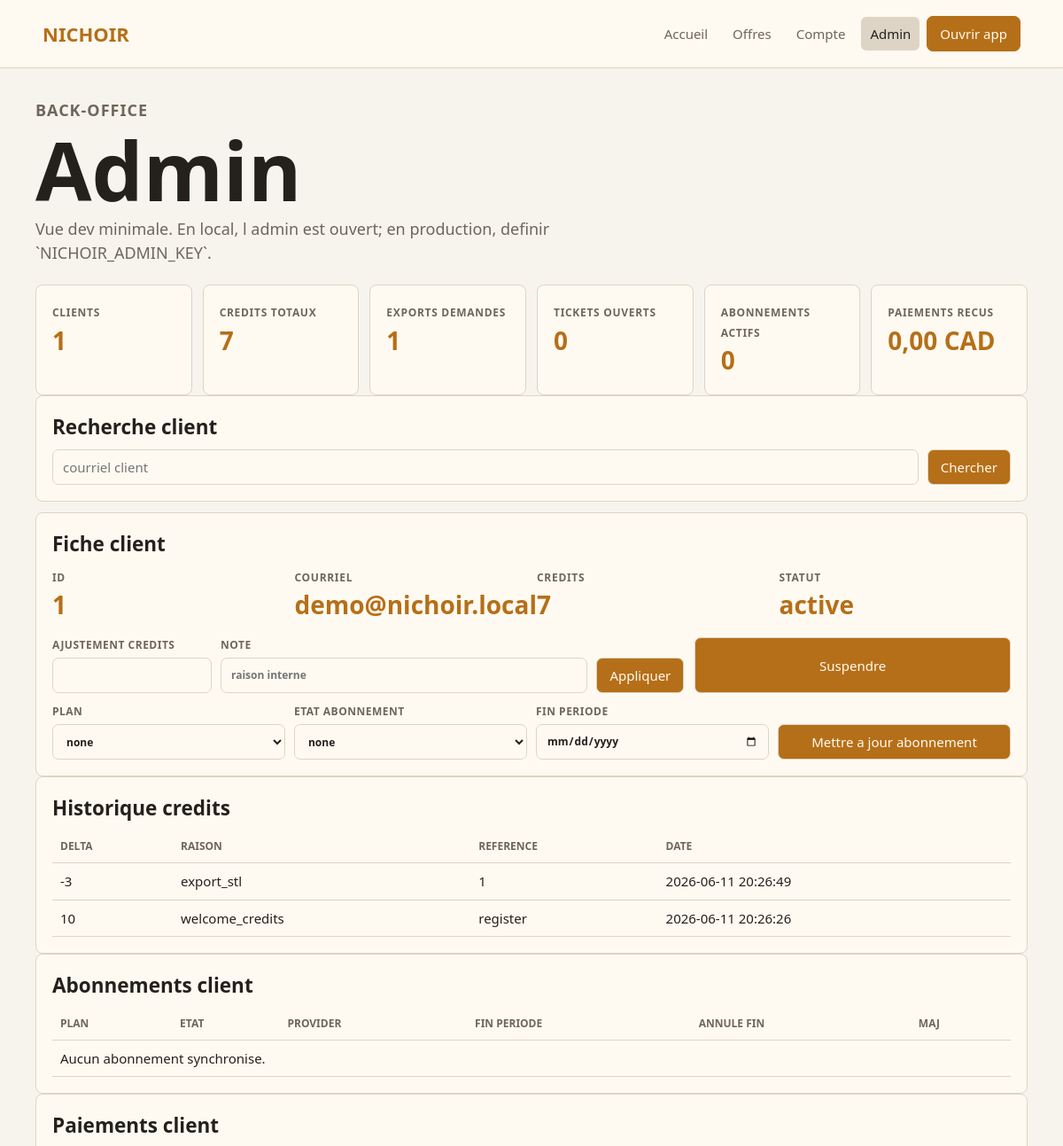
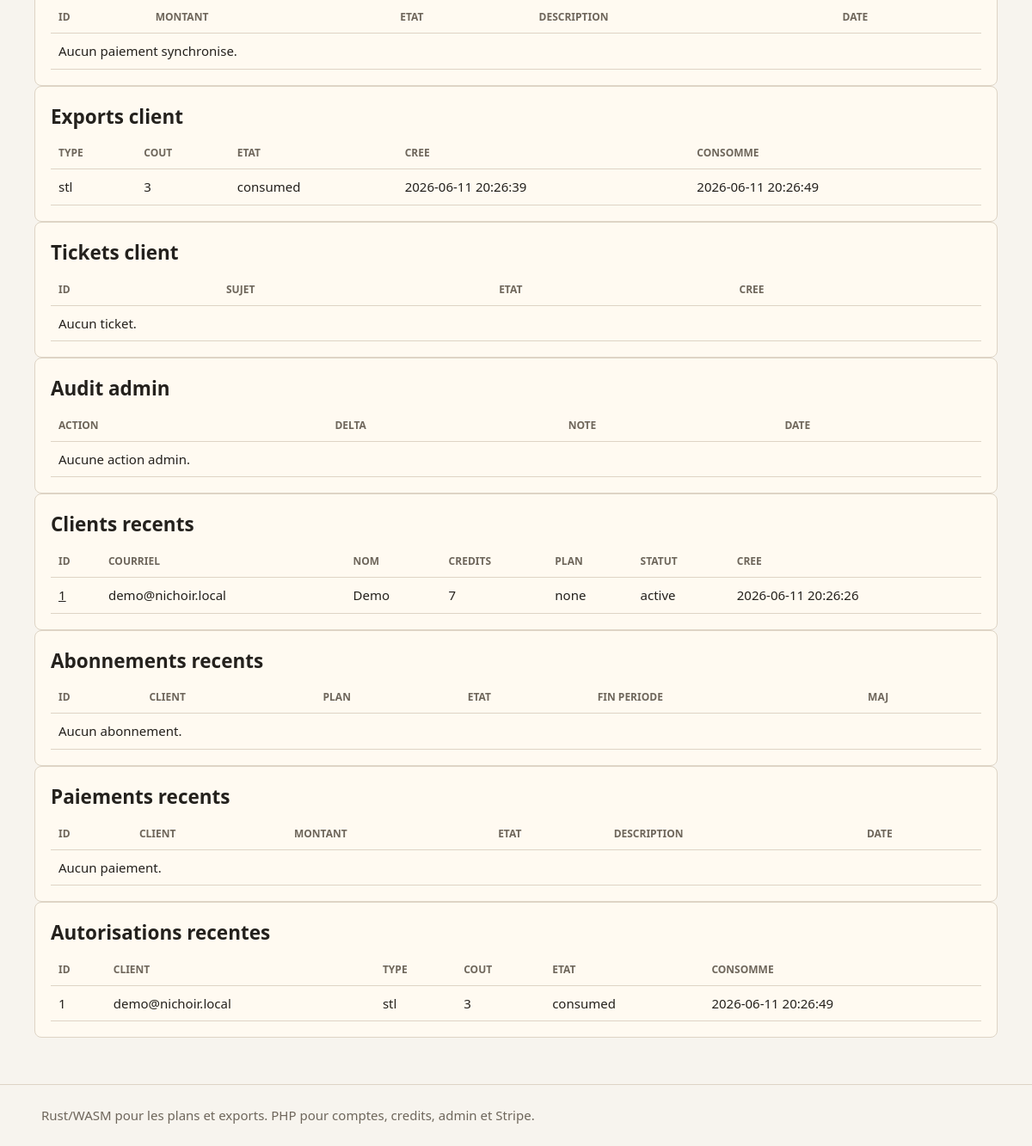
/admin?user_id=1, run on the app's committed database (2 pictures, top to bottom).
### tables this page shows
CREATE TABLE users (
  id INTEGER PRIMARY KEY AUTOINCREMENT,
  email TEXT NOT NULL UNIQUE,
  password_hash TEXT NOT NULL,
  display_name TEXT NOT NULL DEFAULT '',
  credits INTEGER NOT NULL DEFAULT 10,
  subscription_status TEXT NOT NULL DEFAULT 'none',
  created_at TEXT NOT NULL DEFAULT CURRENT_TIMESTAMP
, status TEXT NOT NULL DEFAULT 'active');

CREATE TABLE credit_ledger (
  id INTEGER PRIMARY KEY AUTOINCREMENT,
  user_id INTEGER NOT NULL,
  delta INTEGER NOT NULL,
  reason TEXT NOT NULL,
  reference TEXT NOT NULL DEFAULT '',
  created_at TEXT NOT NULL DEFAULT CURRENT_TIMESTAMP,
  FOREIGN KEY (user_id) REFERENCES users(id) ON DELETE CASCADE
);

CREATE TABLE export_authorizations (
  id INTEGER PRIMARY KEY AUTOINCREMENT,
  user_id INTEGER NOT NULL,
  export_type TEXT NOT NULL,
  credit_cost INTEGER NOT NULL,
  auth_token_hash TEXT NOT NULL UNIQUE,
  status TEXT NOT NULL DEFAULT 'authorized',
  expires_at TEXT NOT NULL,
  created_at TEXT NOT NULL DEFAULT CURRENT_TIMESTAMP,
  consumed_at TEXT,
  FOREIGN KEY (user_id) REFERENCES users(id) ON DELETE CASCADE
);

### src/pages.php (the view, shortened to what this page needs)
<?php
function h(string $value): string
{
    return htmlspecialchars($value, ENT_QUOTES | ENT_SUBSTITUTE, 'UTF-8');
}
function dev_app_url(): string
{
    $host = $_SERVER['HTTP_HOST'] ?? '';
    return '/app/index.html';
}
function money_cents(int $amountCents, string $currency): string
{
    $amount = number_format($amountCents / 100, 2, ',', ' ');
    return $amount . ' ' . strtoupper($currency);
}
function page_response(string $title, string $body, string $active = '', int $status = 200): void
{
    $appUrl = h(dev_app_url());
    $nav = [
        '/' => 'Accueil',
        '/pricing' => 'Offres',
        '/account' => 'Compte',
        '/admin' => 'Admin',
    ];
    echo '<!doctype html><html lang="fr"><head><meta charset="utf-8">';
    echo '<style>';
    echo file_get_contents(__DIR__ . '/../public/site.css') ?: '';
    echo '</style></head><body>';
    echo '<header class="site-header"><a class="brand" href="/">Nichoir</a><nav>';
    foreach ($nav as $href => $label) {
        $class = $active === $href ? ' class="active"' : '';
        echo '<a' . $class . ' href="' . h($href) . '">' . h($label) . '</a>';
    }
    echo '<a class="button-link" href="' . $appUrl . '">Ouvrir app</a>';
    echo '</nav></header>';
    echo '<main>' . $body . '</main>';
    echo '<footer>Rust/WASM pour les plans et exports. PHP pour comptes, credits, admin et Stripe.</footer>';
    echo '</body></html>';
}
function admin_summary(): array
{
    $pdo = db();
    return [
        'users' => (int) $pdo->query('SELECT COUNT(*) FROM users')->fetchColumn(),
        'credits' => (int) $pdo->query('SELECT COALESCE(SUM(credits), 0) FROM users')->fetchColumn(),
        'exports' => (int) $pdo->query('SELECT COUNT(*) FROM export_authorizations')->fetchColumn(),
        'tickets' => (int) $pdo->query('SELECT COUNT(*) FROM tickets WHERE status = "open"')->fetchColumn(),
        'subscriptions' => (int) $pdo->query('SELECT COUNT(*) FROM subscriptions WHERE status = "active"')->fetchColumn(),
        'payments' => (int) $pdo->query('SELECT COALESCE(SUM(amount_cents), 0) FROM payments WHERE status IN ("paid", "succeeded")')->fetchColumn(),
    ];
}
function admin_key_query(): string
{
    $key = trim((string) ($_GET['key'] ?? ''));
    return $key === '' ? '' : '&key=' . rawurlencode($key);
}
function admin_key_input(): string
{
    $key = trim((string) ($_GET['key'] ?? ($_POST['key'] ?? '')));
    return $key === '' ? '' : '<input type="hidden" name="key" value="' . h($key) . '">';
}
function selected_admin_user(PDO $pdo): ?array
{
    $userId = (int) ($_GET['user_id'] ?? 0);
    if ($userId > 0) {
        $stmt = $pdo->prepare('SELECT * FROM users WHERE id = ?');
        $stmt->execute([$userId]);
        $user = $stmt->fetch();
        return is_array($user) ? $user : null;
    }
    return null;
}
function render_client_detail(PDO $pdo, ?array $user): string
{
    $userId = (int) $user['id'];
    $ledger = $pdo->prepare('SELECT delta, reason, reference, created_at FROM credit_ledger WHERE user_id = ? ORDER BY id DESC LIMIT 20');
    $ledger->execute([$userId]);
    $exports = $pdo->prepare('SELECT export_type, credit_cost, status, created_at, consumed_at FROM export_authorizations WHERE user_id = ? ORDER BY id DESC LIMIT 20');
    $exports->execute([$userId]);
    $subscriptions = $pdo->prepare('SELECT plan, status, provider, current_period_end, cancel_at_period_end, updated_at FROM subscriptions WHERE user_id = ? ORDER BY id DESC LIMIT 5');
    $subscriptions->execute([$userId]);
    $ledgerRows = '';
    foreach ($ledger->fetchAll() as $row) {
        $ledgerRows .= '<tr><td>' . (int) $row['delta'] . '</td><td>' . h((string) $row['reason']) . '</td><td>' . h((string) $row['reference']) . '</td><td>' . h((string) $row['created_at']) . '</td></tr>';
    }
    $ledgerRows = $ledgerRows ?: '<tr><td colspan="4">Aucune entree.</td></tr>';
    $exportRows = '';
    foreach ($exports->fetchAll() as $row) {
        $exportRows .= '<tr><td>' . h((string) $row['export_type']) . '</td><td>' . (int) $row['credit_cost'] . '</td><td>' . h((string) $row['status']) . '</td><td>' . h((string) $row['created_at']) . '</td><td>' . h((string) ($row['consumed_at'] ?: '-')) . '</td></tr>';
    }
    $exportRows = $exportRows ?: '<tr><td colspan="5">Aucun export.</td></tr>';
    $ticketRows = '';
    $ticketRows = $ticketRows ?: '<tr><td colspan="4">Aucun ticket.</td></tr>';
    $subscriptionItems = $subscriptions->fetchAll();
    $latestSubscription = $subscriptionItems[0] ?? [
        'plan' => 'none',
        'status' => (string) ($user['subscription_status'] ?? 'none'),
        'current_period_end' => '',
    ];
    $subscriptionRows = '';
    $subscriptionRows = $subscriptionRows ?: '<tr><td colspan="6">Aucun abonnement synchronise.</td></tr>';
    $paymentRows = '';
    $paymentRows = $paymentRows ?: '<tr><td colspan="5">Aucun paiement synchronise.</td></tr>';
    $auditRows = '';
    $auditRows = $auditRows ?: '<tr><td colspan="4">Aucune action admin.</td></tr>';
    $status = (string) ($user['status'] ?? 'active');
    $nextStatus = $status === 'active' ? 'suspended' : 'active';
    $nextLabel = $nextStatus === 'active' ? 'Reactiver' : 'Suspendre';
    $planOptions = '';
    foreach (['none', 'credits', 'atelier', 'pro'] as $option) {
        $selected = (string) $latestSubscription['plan'] === $option ? ' selected' : '';
        $planOptions .= '<option value="' . h($option) . '"' . $selected . '>' . h($option) . '</option>';
    }
    $subscriptionStatusOptions = '';
    foreach (['none', 'active', 'past_due', 'canceled'] as $option) {
        $selected = (string) $latestSubscription['status'] === $option ? ' selected' : '';
        $subscriptionStatusOptions .= '<option value="' . h($option) . '"' . $selected . '>' . h($option) . '</option>';
    }
    $periodValue = h(substr((string) ($latestSubscription['current_period_end'] ?? ''), 0, 10));
    return '
      <section class="panel client-detail">
        <h2>Fiche client</h2>
        <div class="client-summary">
          <div class="stat"><span>ID</span><strong>' . $userId . '</strong></div>
          <div class="stat"><span>Courriel</span><strong>' . h((string) $user['email']) . '</strong></div>
          <div class="stat"><span>Credits</span><strong>' . (int) $user['credits'] . '</strong></div>
          <div class="stat"><span>Statut</span><strong>' . h($status) . '</strong></div>
        </div>
        <div class="admin-actions">
          <form method="post" action="/admin">
            ' . admin_key_input() . '
            <input type="hidden" name="user_id" value="' . $userId . '">
            <label><span>Ajustement credits</span><input type="number" name="delta" step="1" required></label>
            <label><span>Note</span><input type="text" name="note" placeholder="raison interne"></label>
            <button type="submit">Appliquer</button>
          </form>
          <form method="post" action="/admin">
            ' . admin_key_input() . '
            <input type="hidden" name="user_id" value="' . $userId . '">
            <input type="hidden" name="status" value="' . h($nextStatus) . '">
            <button type="submit">' . h($nextLabel) . '</button>
          </form>
          <form method="post" action="/admin">
            ' . admin_key_input() . '
            <input type="hidden" name="user_id" value="' . $userId . '">
            <label><span>Plan</span><select name="plan">' . $planOptions . '</select></label>
            <label><span>Etat abonnement</span><select name="subscription_status">' . $subscriptionStatusOptions . '</select></label>
            <label><span>Fin periode</span><input type="date" name="current_period_end" value="' . $periodValue . '"></label>
            <button type="submit">Mettre a jour abonnement</button>
          </form>
        </div>
      </section>
      <section class="panel"><h2>Historique credits</h2><div class="table-wrap"><table><thead><tr><th>Delta</th><th>Raison</th><th>Reference</th><th>Date</th></tr></thead><tbody>' . $ledgerRows . '</tbody></table></div></section>
      <section class="panel"><h2>Abonnements client</h2><div class="table-wrap"><table><thead><tr><th>Plan</th><th>Etat</th><th>Provider</th><th>Fin periode</th><th>Annule fin</th><th>MAJ</th></tr></thead><tbody>' . $subscriptionRows . '</tbody></table></div></section>
      <section class="panel"><h2>Paiements client</h2><div class="table-wrap"><table><thead><tr><th>ID</th><th>Montant</th><th>Etat</th><th>Description</th><th>Date</th></tr></thead><tbody>' . $paymentRows . '</tbody></table></div></section>
      <section class="panel"><h2>Exports client</h2><div class="table-wrap"><table><thead><tr><th>Type</th><th>Cout</th><th>Etat</th><th>Cree</th><th>Consomme</th></tr></thead><tbody>' . $exportRows . '</tbody></table></div></section>
      <section class="panel"><h2>Tickets client</h2><div class="table-wrap"><table><thead><tr><th>ID</th><th>Sujet</th><th>Etat</th><th>Cree</th></tr></thead><tbody>' . $ticketRows . '</tbody></table></div></section>
      <section class="panel"><h2>Audit admin</h2><div class="table-wrap"><table><thead><tr><th>Action</th><th>Delta</th><th>Note</th><th>Date</th></tr></thead><tbody>' . $auditRows . '</tbody></table></div></section>
    ';
}
function render_admin_page(): void
{
    $pdo = db();
    $summary = admin_summary();
    $selected = selected_admin_user($pdo);
    $notice = trim((string) ($_GET['notice'] ?? ''));
    $users = $pdo->query('SELECT id, email, display_name, credits, subscription_status, status, created_at FROM users ORDER BY id DESC LIMIT 20')->fetchAll();
    $exports = $pdo->query('SELECT export_authorizations.id, users.email, export_type, credit_cost, export_authorizations.status AS export_status, export_authorizations.created_at, consumed_at FROM export_authorizations JOIN users ON users.id = export_authorizations.user_id ORDER BY export_authorizations.id DESC LIMIT 20')->fetchAll();
    $userRows = '';
    foreach ($users as $user) {
        $href = '/admin?user_id=' . (int) $user['id'] . admin_key_query();
        $userRows .= '<tr><td><a href="' . h($href) . '">' . (int) $user['id'] . '</a></td><td>' . h((string) $user['email']) . '</td><td>' . h((string) $user['display_name']) . '</td><td>' . (int) $user['credits'] . '</td><td>' . h((string) $user['subscription_status']) . '</td><td>' . h((string) ($user['status'] ?? 'active')) . '</td><td>' . h((string) $user['created_at']) . '</td></tr>';
    }
    $exportRows = '';
    foreach ($exports as $export) {
        $exportRows .= '<tr><td>' . (int) $export['id'] . '</td><td>' . h((string) $export['email']) . '</td><td>' . h((string) $export['export_type']) . '</td><td>' . (int) $export['credit_cost'] . '</td><td>' . h((string) $export['export_status']) . '</td><td>' . h((string) ($export['consumed_at'] ?: '-')) . '</td></tr>';
    }
    $subscriptionRows = '';
    if ($subscriptionRows === '') {
        $subscriptionRows = '<tr><td colspan="6">Aucun abonnement.</td></tr>';
    }
    $paymentRows = '';
    if ($paymentRows === '') {
        $paymentRows = '<tr><td colspan="6">Aucun paiement.</td></tr>';
    }
    page_response('Admin', '
      <section class="page-title">
        <p class="eyebrow">Back-office</p>
        <h1>Admin</h1>
        <p>Vue dev minimale. En local, l admin est ouvert; en production, definir `NICHOIR_ADMIN_KEY`.</p>
      </section>
      ' . ($notice !== '' ? '<p class="notice">' . h($notice) . '</p>' : '') . '
      <section class="metrics">
        <div><span>Clients</span><strong>' . $summary['users'] . '</strong></div>
        <div><span>Credits totaux</span><strong>' . $summary['credits'] . '</strong></div>
        <div><span>Exports demandes</span><strong>' . $summary['exports'] . '</strong></div>
        <div><span>Tickets ouverts</span><strong>' . $summary['tickets'] . '</strong></div>
        <div><span>Abonnements actifs</span><strong>' . $summary['subscriptions'] . '</strong></div>
        <div><span>Paiements recus</span><strong>' . h(money_cents((int) $summary['payments'], 'cad')) . '</strong></div>
      </section>
      <section class="panel admin-search"><h2>Recherche client</h2><form method="get" action="/admin">' . admin_key_input() . '<input type="search" name="q" value="' . h((string) ($_GET['q'] ?? '')) . '" placeholder="courriel client"><button type="submit">Chercher</button></form></section>
      ' . render_client_detail($pdo, $selected) . '
      <section class="panel"><h2>Clients recents</h2><div class="table-wrap"><table><thead><tr><th>ID</th><th>Courriel</th><th>Nom</th><th>Credits</th><th>Plan</th><th>Statut</th><th>Cree</th></tr></thead><tbody>' . $userRows . '</tbody></table></div></section>
      <section class="panel"><h2>Abonnements recents</h2><div class="table-wrap"><table><thead><tr><th>ID</th><th>Client</th><th>Plan</th><th>Etat</th><th>Fin periode</th><th>MAJ</th></tr></thead><tbody>' . $subscriptionRows . '</tbody></table></div></section>
      <section class="panel"><h2>Paiements recents</h2><div class="table-wrap"><table><thead><tr><th>ID</th><th>Client</th><th>Montant</th><th>Etat</th><th>Description</th><th>Date</th></tr></thead><tbody>' . $paymentRows . '</tbody></table></div></section>
      <section class="panel"><h2>Autorisations recentes</h2><div class="table-wrap"><table><thead><tr><th>ID</th><th>Client</th><th>Type</th><th>Cout</th><th>Etat</th><th>Consomme</th></tr></thead><tbody>' . $exportRows . '</tbody></table></div></section>
    ', '/admin');
}

### public/index.php (shortened to what this page needs)
<?php
require_once __DIR__ . '/../src/pages.php';
$method = $_SERVER['REQUEST_METHOD'] ?? 'GET';
$path = parse_url($_SERVER['REQUEST_URI'] ?? '/', PHP_URL_PATH) ?: '/';
if ($method === 'GET' && $path === '/admin') {
    render_admin_page();
    exit;
}

### data on the page
users: id "1", email "demo@nichoir.local", credits "7", status "active", status "Suspendre", display_name "Demo", subscription_status "none", created_at "2026-06-11 20:26:26"
credit_ledger: delta "-3", reason "export_stl", reference "1", created_at "2026-06-11 20:26:49"
credit_ledger: delta "10", reason "welcome_credits", reference "register", created_at "2026-06-11 20:26:26"
export_authorizations: export_type "stl", credit_cost "3", status "consumed", created_at "2026-06-11 20:26:39", consumed_at "2026-06-11 20:26:49"

### other printed values
$label "Accueil"
$label "Offres"
$label "Compte"
$label "Admin"
$ticketRows ?: '<tr><td colspan="4">Aucun ticket.</td></tr>' "Aucun ticket."
$auditRows ?: '<tr><td colspan="4">Aucune action admin.</td></tr>' "Aucune action admin."
$export['id'] "1"
$export['email'] "demo@nichoir.local"
$export['export_type'] "stl"
$export['credit_cost'] "3"
$export['export_status'] "consumed"
$export['consumed_at'] ?: '-' "2026-06-11 20:26:49"
form field plan "none"
form field subscription_status "none"
